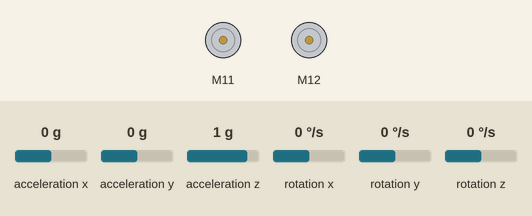
A sketch run on a simulated Arduino Uno, built with avr-gcc and run on an emulated ATmega328P. Shown: 2 × DC motor (green arrow = forward, orange = backward, longer = faster). Inputs (shaded band) come from the test bench; at power-on: acceleration y 0 g, acceleration z 1 g, acceleration x 0 g, rotation x 0 °/s, rotation y 0 °/s, rotation z 0 °/s. What the sketch prints to the serial monitor is not drawn.

Above: at 2.0 s.
2.1 s: acceleration y set to 0.4 g
5.1 s: acceleration y set to 0.7 g
At 6.3 s:
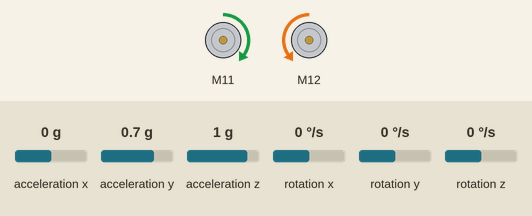
6.6 s: acceleration z set to 0.4 g
9.6 s: acceleration z set to 0.1 g
At 9.9 s:
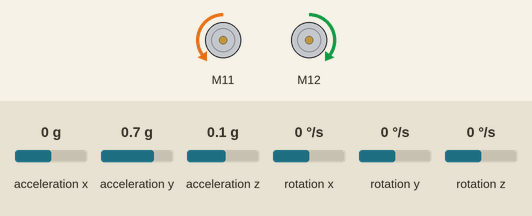
Timing chart, 0 to 12.1 s (numbered marks = the images above; inputs shaded):
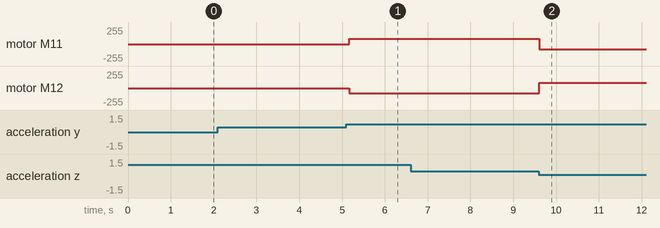

Measured:
- the behaviour switches between 0.5 and 0.6 g on acceleration y (found by bisection; images 0 and 1)
- the behaviour switches between 0.3 and 0.2 g on acceleration z (found by bisection; images 1 and 2)
- after the input at 5.1 s, motor M11: stopped → forward 80/255 after 0.07 s; motor M12: stopped → backward 80/255 after 0.07 s
- after the input at 9.6 s, motor M11: forward 80/255 → backward 80/255 at once; motor M12: backward 80/255 → forward 80/255 at once

The sketch:

balancer.ino
```cpp
#include <PID_v1.h>

//*** INCLUDES ***
#include "MeAuriga.h"
#include <Wire.h>
#include "math.h"

//*** VARIABLES ***
MeEncoderOnBoard Encoder_1(SLOT1);
MeEncoderOnBoard Encoder_2(SLOT2);
MeGyro gyroSensor(1,0x69);
#ifdef MeAuriga_H
// on-board LED ring, at PORT0 (onboard), with 12 LEDs
MeRGBLed led_ring( 0, 12 );
#endif


//'''''' PREFERRED POSITION '''''
double STAND_X = 70;
double STAND_Y = 1.2;
double STAND_Z = 4.5;
double CURRENT_X;
double NEW_PWD;
double Kp=50, Ki=0, Kd=0;

// GOOD: 40/0/0.06 and 180 PWD oder 24/0/0
// Workable: 50 / 0 / 0 / 80 PWD

PID myPIDD(&CURRENT_X, &NEW_PWD, &STAND_X, Kp, Ki, Kd, DIRECT);
PID myPIDR(&CURRENT_X, &NEW_PWD, &STAND_X, Kp, Ki, Kd, REVERSE);


void setup() {
  Serial.begin(115200); // Set serial connection at 9600 bits per second


 #ifdef MeAuriga_H
    // 12 LED Ring controller is on Auriga D44/PWM
    led_ring.setpin( 44 );
 #endif

 //Set PWM 8KHz
  TCCR1A = _BV(WGM10);
  TCCR1B = _BV(CS11) | _BV(WGM12);

  TCCR2A = _BV(WGM21) | _BV(WGM20);
  TCCR2B = _BV(CS21);
  Encoder_1.setPulse(9);
  Encoder_2.setPulse(9);
  Encoder_1.setRatio(39.267);
  Encoder_2.setRatio(39.267);
  Encoder_1.setPosPid(0.18,0,0);
  Encoder_2.setPosPid(0.18,0,0);
  Encoder_1.setSpeedPid(0.18,0,0);
  Encoder_2.setSpeedPid(0.18,0,0);
  gyroSensor.begin();

  // Init variables
  CURRENT_X = STAND_X;
  myPIDD.SetMode(AUTOMATIC);
  myPIDR.SetMode(AUTOMATIC);


}


void loop() {
    gyroSensor.update();

    Serial.read();
    CURRENT_X = gyroSensor.getAngleX();
    Serial.print(" CURRENT X: ");
    Serial.print(CURRENT_X);
    Serial.print(" SET PWD: ");
    Serial.print(NEW_PWD);

    if (CURRENT_X > STAND_X){
    myPIDR.Compute();
    Serial.println("Front");
    if (NEW_PWD > 80){
     NEW_PWD = 80;
    }
    if (CURRENT_X < 30){
     NEW_PWD = 0;
    }
    Encoder_1.setMotorPwm(-NEW_PWD);
    Encoder_2.setMotorPwm(NEW_PWD);


    }
    if (CURRENT_X < STAND_X){
    myPIDD.Compute();
    // Back lean
    Serial.println("Back");
    if (NEW_PWD > 80){
      NEW_PWD = 80;
    }
    if (CURRENT_X < 30){
     NEW_PWD = 0;
    }
    Encoder_1.setMotorPwm(NEW_PWD);
    Encoder_2.setMotorPwm(-NEW_PWD);
    }

}
```
